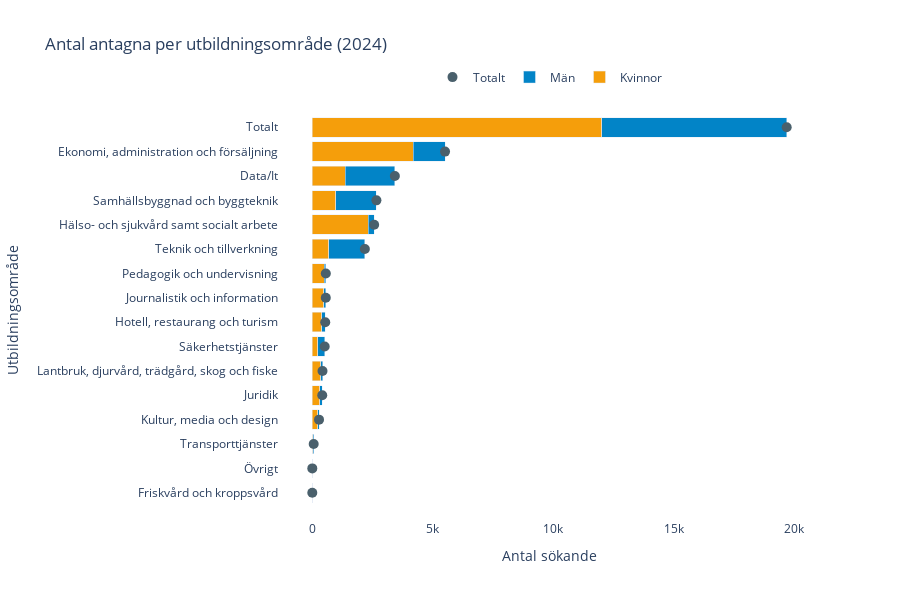

The code cell stored with this chart in its notebook:
### Code cell
def plot_stacked_bar_antagna(df, year=None):
    """
    Plots a horizontal stacked bar chart for a selected year showing:
    - Kvinnor and Män as stacked bars
    - A dot marker for Totalt
    Data: Antal antagna som påbörjat studier per utbildningsområde.
    Parameters:
        df: DataFrame with columns: kön, utbildningsområde, ålder, [2020–2024]
        year: str or int, e.g., 2024. If None, uses latest year.
    """
    import plotly.graph_objects as go

    # Rename columns for consistency
    df.columns = ["kön", "utbildningsområde", "ålder", "2020", "2021", "2022", "2023", "2024"]
    df = df.fillna(0)

    # Ensure year columns are int
    for col in ["2020", "2021", "2022", "2023", "2024"]:
        df[col] = pd.to_numeric(df[col], errors="coerce").fillna(0).astype(int)

    # Melt to long format
    df_long = df.melt(
        id_vars=["kön", "utbildningsområde", "ålder"],
        var_name="år",
        value_name="antal"
    )

    # Ensure antal is int
    df_long["antal"] = pd.to_numeric(df_long["antal"], errors="coerce").fillna(0).astype(int)

    # Filter for totals per age (ålder == 'totalt')
    df_filtered = df_long[df_long["ålder"].str.lower() == "totalt"]

    # Select year
    if year is None:
        year = df_filtered["år"].max()
    year = str(year)
    latest_data = df_filtered[df_filtered["år"] == year]

    # Pivot to get kvinnor, män, totalt as columns
    pivot_df = latest_data.pivot_table(
        index="utbildningsområde",
        columns="kön",
        values="antal",
        aggfunc="sum"
    ).fillna(0).reset_index()

    pivot_df.columns.name = None
    pivot_df.rename(columns={
        "kvinnor": "Kvinnor",
        "män": "Män",
        "totalt": "Totalt"
    }, inplace=True)

    # Ensure numbers are int
    for col in ["Kvinnor", "Män", "Totalt"]:
        if col in pivot_df.columns:
            pivot_df[col] = pd.to_numeric(pivot_df[col], errors="coerce").fillna(0).astype(int)

    # Sort for better visual layout
    pivot_df = pivot_df.sort_values("Totalt")

    # Create figure
    fig = go.Figure()
    fig.add_trace(go.Bar(
        x=pivot_df["Kvinnor"],
        y=pivot_df["utbildningsområde"],
        name="Kvinnor",
        orientation="h",
        marker_color="#f59e0b"
    ))
    fig.add_trace(go.Bar(
        x=pivot_df["Män"],
        y=pivot_df["utbildningsområde"],
        name="Män",
        orientation="h",
        marker_color="#0284c7"
    ))
    fig.add_trace(go.Scatter(
        x=pivot_df["Totalt"],
        y=pivot_df["utbildningsområde"],
        mode="markers",
        name="Totalt",
        marker=dict(color="#4A606C", size=10, symbol="circle"),
        showlegend=True
    ))

    fig.update_layout(
        barmode="stack",
        title=f"Antal antagna per utbildningsområde ({year})",
        xaxis_title="Antal sökande",
        yaxis_title="Utbildningsområde",
        plot_bgcolor="white",
        paper_bgcolor="white",
        height=600,
        legend=dict(orientation="h", yanchor="bottom", y=1.02, xanchor="center", x=0.5)
    )
    fig.show()

# Example usage:
plot_stacked_bar_antagna(df, year=2024)

### Figure 1 — Plotly figure (JSON) as saved in the notebook; plotly's stock layout.template omitted (floating-point values rounded to 4 significant figures)
{"data": [{"marker": {"color": "#f59e0b"}, "name": "Kvinnor", "orientation": "h", "type": "bar", "x": [0, 0, 18, 233, 304, 344, 236, 383, 468, 487, 679, 2312, 973, 1376, 4192, 12005], "y": ["Friskvård och kroppsvård", "Övrigt", "Transporttjänster", "Kultur, media och design", "Juridik", "Lantbruk, djurvård, trädgård, skog och fiske", "Säkerhetstjänster", "Hotell, restaurang och turism", "Journalistik och information", "Pedagogik och undervisning", "Teknik och tillverkning", "Hälso- och sjukvård samt socialt arbete", "Samhällsbyggnad och byggteknik", "Data/It", "Ekonomi, administration och försäljning", "Totalt"]}, {"marker": {"color": "#0284c7"}, "name": "Män", "orientation": "h", "type": "bar", "x": [0, 0, 39, 46, 109, 80, 278, 154, 92, 74, 1502, 255, 1688, 2050, 1316, 7683], "y": ["Friskvård och kroppsvård", "Övrigt", "Transporttjänster", "Kultur, media och design", "Juridik", "Lantbruk, djurvård, trädgård, skog och fiske", "Säkerhetstjänster", "Hotell, restaurang och turism", "Journalistik och information", "Pedagogik och undervisning", "Teknik och tillverkning", "Hälso- och sjukvård samt socialt arbete", "Samhällsbyggnad och byggteknik", "Data/It", "Ekonomi, administration och försäljning", "Totalt"]}, {"marker": {"color": "#4A606C", "size": 10, "symbol": "circle"}, "mode": "markers", "name": "Totalt", "showlegend": true, "type": "scatter", "x": [0, 0, 57, 279, 413, 424, 514, 537, 560, 561, 2181, 2567, 2661, 3426, 5508, 19688], "y": ["Friskvård och kroppsvård", "Övrigt", "Transporttjänster", "Kultur, media och design", "Juridik", "Lantbruk, djurvård, trädgård, skog och fiske", "Säkerhetstjänster", "Hotell, restaurang och turism", "Journalistik och information", "Pedagogik och undervisning", "Teknik och tillverkning", "Hälso- och sjukvård samt socialt arbete", "Samhällsbyggnad och byggteknik", "Data/It", "Ekonomi, administration och försäljning", "Totalt"]}], "layout": {"barmode": "stack", "height": 600, "legend": {"orientation": "h", "x": 0.5, "xanchor": "center", "y": 1.02, "yanchor": "bottom"}, "paper_bgcolor": "white", "plot_bgcolor": "white", "title": {"text": "Antal antagna per utbildningsområde (2024)"}, "xaxis": {"title": {"text": "Antal sökande"}}, "yaxis": {"title": {"text": "Utbildningsområde"}}}}
